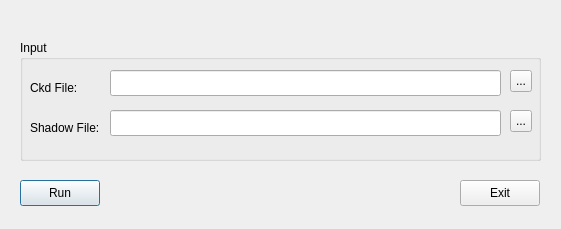
<ui version="4.0" >
 <class>DasdlsClass</class>
 <widget class="QDialog" name="DasdlsClass" >
  <property name="geometry" >
   <rect>
    <x>0</x>
    <y>0</y>
    <width>561</width>
    <height>229</height>
   </rect>
  </property>
  <property name="windowTitle" >
   <string>Dasdls</string>
  </property>
  <widget class="QGroupBox" name="groupBox" >
   <property name="geometry" >
    <rect>
     <x>20</x>
     <y>40</y>
     <width>521</width>
     <height>121</height>
    </rect>
   </property>
   <property name="title" >
    <string>Input</string>
   </property>
   <widget class="QLineEdit" name="filename" >
    <property name="geometry" >
     <rect>
      <x>90</x>
      <y>30</y>
      <width>391</width>
      <height>26</height>
     </rect>
    </property>
   </widget>
   <widget class="QToolButton" name="browseFileButton" >
    <property name="geometry" >
     <rect>
      <x>490</x>
      <y>30</y>
      <width>22</width>
      <height>22</height>
     </rect>
    </property>
    <property name="text" >
     <string>...</string>
    </property>
   </widget>
   <widget class="QLabel" name="label" >
    <property name="geometry" >
     <rect>
      <x>10</x>
      <y>40</y>
      <width>71</width>
      <height>16</height>
     </rect>
    </property>
    <property name="text" >
     <string>Ckd File:</string>
    </property>
   </widget>
   <widget class="QLineEdit" name="shadowFile" >
    <property name="geometry" >
     <rect>
      <x>90</x>
      <y>70</y>
      <width>391</width>
      <height>26</height>
     </rect>
    </property>
   </widget>
   <widget class="QToolButton" name="browseSfButton" >
    <property name="geometry" >
     <rect>
      <x>490</x>
      <y>70</y>
      <width>22</width>
      <height>22</height>
     </rect>
    </property>
    <property name="text" >
     <string>...</string>
    </property>
   </widget>
   <widget class="QLabel" name="label_2" >
    <property name="geometry" >
     <rect>
      <x>10</x>
      <y>80</y>
      <width>71</width>
      <height>16</height>
     </rect>
    </property>
    <property name="text" >
     <string>Shadow File:</string>
    </property>
   </widget>
  </widget>
  <widget class="QPushButton" name="runButton" >
   <property name="geometry" >
    <rect>
     <x>20</x>
     <y>180</y>
     <width>80</width>
     <height>26</height>
    </rect>
   </property>
   <property name="text" >
    <string>Run</string>
   </property>
  </widget>
  <widget class="QPushButton" name="exitButton" >
   <property name="geometry" >
    <rect>
     <x>460</x>
     <y>180</y>
     <width>80</width>
     <height>26</height>
    </rect>
   </property>
   <property name="text" >
    <string>Exit</string>
   </property>
  </widget>
 </widget>
 <layoutdefault spacing="6" margin="11" />
 <resources/>
 <connections/>
</ui>
